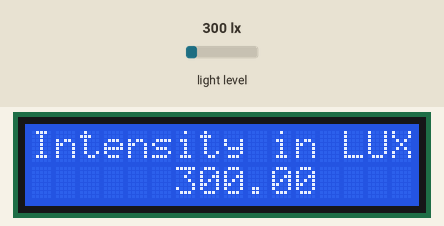
Simulated run of this sketch. Board: Arduino Uno, built with avr-gcc and run on an emulated ATmega328P. Shown: 16×2 character LCD. Inputs (shaded band) come from the test bench; at power-on: light level 300 lx.

Above: at 5.2 s.
5.3 s: light level set to 40 lx
At 7.2 s:
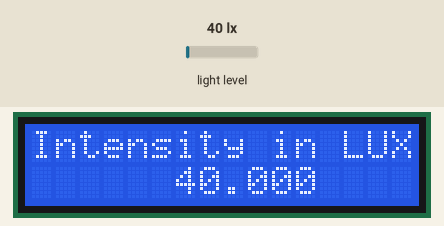
7.5 s: light level set to 500 lx
At 9.1 s:
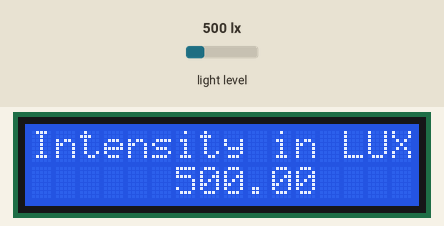
9.5 s: light level set to 1000 lx
At 10.7 s:
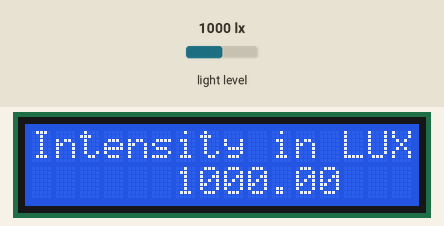
Timing chart, 0 to 12.5 s (numbered marks = the images above; inputs shaded):
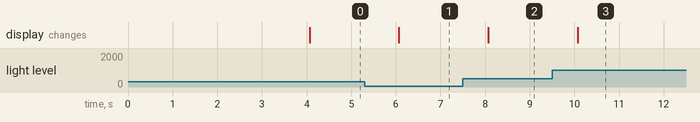

The sketch:

Interfacing_BH1750_light_intensity_sensor.ino
```cpp
#include <Wire.h> // adds I2C library
#include <BH1750.h> // adds BH1750 library file
#include<LiquidCrystal.h> // include LCD library function
// Define which pins of Arduino used with 16X2 LCD
LiquidCrystal lcd (7,6,5,4,3,2); //RS, E, D4, D5, D6, D7
// Create an object "lightMeter" from sensor library structure
// Because we can interface multiple sensor
// by giving them different names.
BH1750 lightMeter;

// Initialization of library functions and codes
void setup()
{

  Serial.begin(9600); // set serial buad rate of 9600
  Wire.begin(); // Enable I2C pins of Arduino
  lcd.begin(16,2); // Defines LCD size to 16x2
  lcd.print("Intensity in LUX"); //Print "Intensity in LUX" message on first line LCD
  delay(2000);  // add delay
  // accessing library function through dot operator and object name
  // .begin function start with object name initialize sensor library
  lightMeter.begin();
  delay(2000);

}

void loop()
{

  // readLightLevel() function use to reads light intensity value
  // this line reads light value and store it in float variable "lux")
  float lux = lightMeter.readLightLevel();
  // set the LCD curson to second line and 6th position
  lcd.setCursor(6,1);
  // print lux value on LCD (2nd row and 6th position)
  lcd.print(lux);
  delay(1000);

}
```

Measured:
- after the input at 5.3 s, the display: changes after 0.77 s (image 1)
- after the input at 7.5 s, the display: changes after 0.57 s (image 2)
- after the input at 9.5 s, the display: changes after 0.58 s (image 3)
